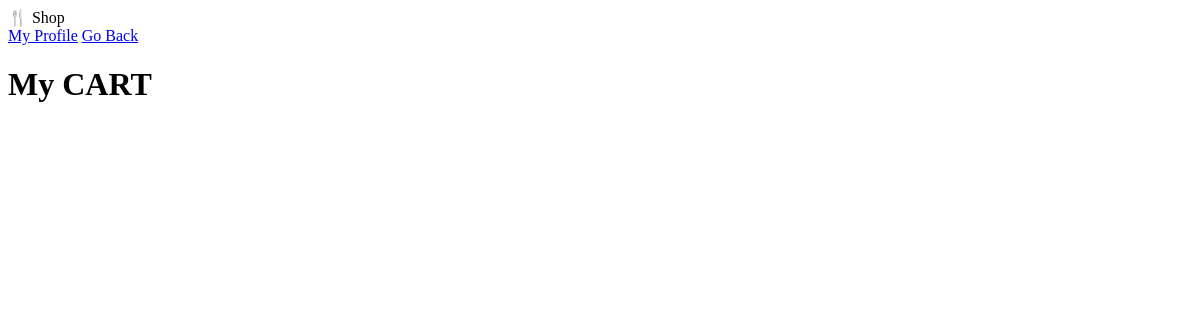
The page /cart/ (signed in) on the database as committed earlier.
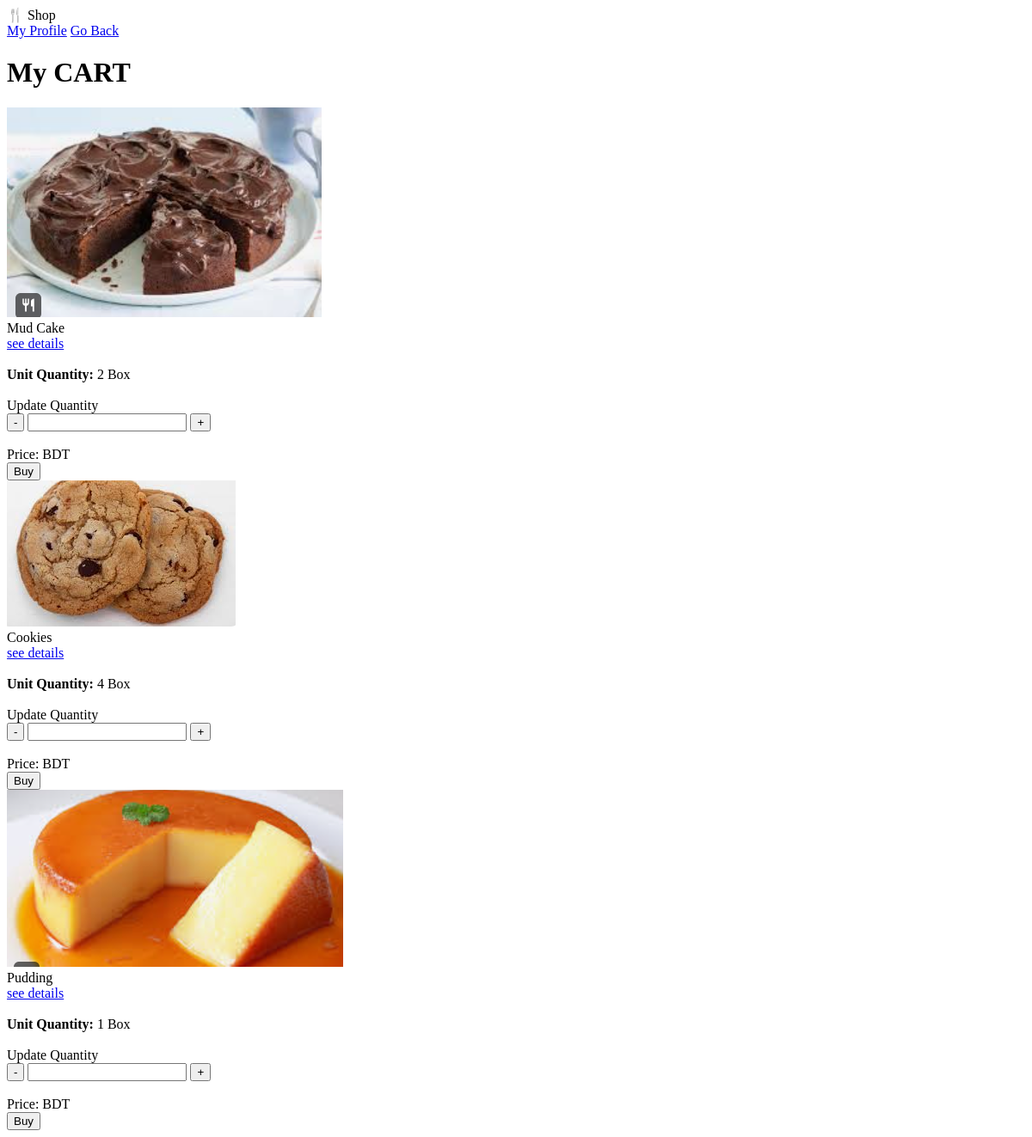
The same page on the database as committed later.
### store/models.py (models this page shows, shortened)
class Storage1(models.Model):
    user = models.ForeignKey(User, on_delete=models.CASCADE)
    product = models.ForeignKey(Product, on_delete=models.CASCADE)
    quantity = models.PositiveBigIntegerField()
    new_price = models.DecimalField(max_digits=10, decimal_places=2)

class Product(models.Model):
    name = models.CharField(max_length=100)
    details = models.TextField(blank=True, null=True)
    image = models.ImageField(upload_to='product_images/', blank=True, null=True)
    price = models.DecimalField(max_digits=10, decimal_places=2)
    quantity = models.PositiveIntegerField(default=1)

### store/views.py (the view)
# urls.py: path('cart/', views.saved_products, name='cart'),
@login_required
def saved_products(request):
    saved_items = Storage1.objects.filter(user=request.user)
    return render(request, 'cart.html', {'saved_items': saved_items})

### store/templates/cart.html (shortened to what this page needs)
{% load static %}
<!DOCTYPE html>
<html lang="en">
<head>
</head>
<body>
  <div class="logo" >&#127860; Shop</div>
  <div class="nav-r">
    {% if user.is_authenticated %}
    <a href="user">My Profile</a>
    <a href="{% url 'home'%}">Go Back</a>
    {% else %}
    <a href="/register/">Register</a>  <a href="/login/">Login</a>
    {% endif %}
  </div>
  <h1>My CART</h1>
  {% for item in saved_items %}
  <div class="product">
    <div class="product_img"><img src="{{ item.product.image.url }}" alt=""></div>
    <div class="product_info">
        <div class="product_name">{{ item.product.name }}</div>
        <div class="product_details"><a href="#">see details</a></div> <br>
        <div class="product_qty_default"><strong>Unit Quantity:</strong> {{ item.quantity }} Box</div> <br>
        <div class="txt">Update Quantity</div>
            <div class="product_qty">
                <button type="button" class="sub_product">-</button>
                <input type="number" name="quantity" min="1" required>
                <button type="button" class="add_product">+</button>
            </div>
            <br>
            <div class="product_price">Price: {{ item.total_price }} BDT</div>
            <button type="submit" class="product_btn">Buy</button>
    </div>
</div>
{% endfor %}
</body>
</html>

Rows that differ between the two databases and show on the page:
added Storage1: product.image (picture), product.name "Mud Cake", quantity "2"
added Storage1: product.image (picture), product.name "Cookies", quantity "4"
added Storage1: product.image (picture), product.name "Pudding", quantity "1"
